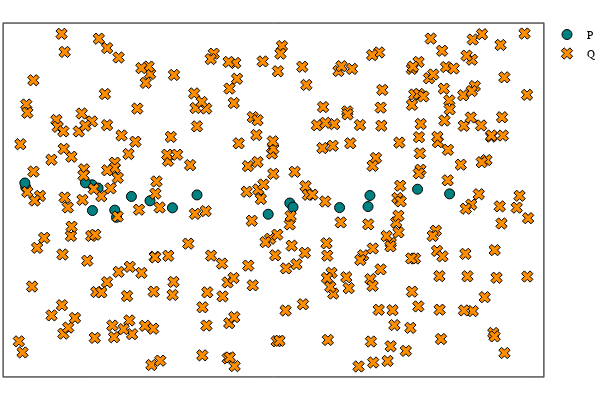

The notebook cell saved with this chart:
### Markdown cell above
Plot the points on a square torus. Assume that the sides of the squares have been identified to represent a torus

### Code cell
p = plot_P_Q(P, Q)

### Figure 1 — Plotly figure (JSON) as saved in the notebook; plotly's stock layout.template omitted (floating-point values rounded to 4 significant figures; data arrays with more than 128 entries replaced by an {"elided": "..."} marker saying what was removed)
{"data": [{"colorbar": {"title": ""}, "legendgroup": "P", "marker": {"color": "rgba(0, 129, 129, 1.000)", "line": {"color": "rgba(0, 0, 0, 1.000)", "width": 1}, "size": 10, "symbol": "circle"}, "mode": "markers", "name": "P", "showlegend": true, "type": "scatter", "x": [1.201, 0.9257, 0.12, 0.998, 1.628, 0.1093, 4.298, 2.199, 5.265, 0.8452, 4.876, 3.325, 0.9296, 3.063, 1.222, 1.901, 3.364, 1.403, 3.93, 4.275], "xaxis": "x1", "y": [2.954, 3.431, 3.386, 3.37, 3.13, 3.464, 3.23, 3.24, 3.26, 3.468, 3.348, 3.088, 2.947, 2.877, 2.82, 2.998, 3.011, 3.212, 3.002, 3.021], "yaxis": "y1", "zmax": null, "zmin": null}, {"colorbar": {"title": ""}, "legendgroup": "Q", "marker": {"color": "rgba(255, 141, 0, 1.000)", "line": {"color": "rgba(0, 0, 0, 1.000)", "width": 1}, "size": 10, "symbol": "x"}, "mode": "markers", "name": "Q", "showlegend": true, "type": "scatter", "x": {"elided": "300 float values"}, "xaxis": "x1", "y": {"elided": "300 float values"}, "yaxis": "y1", "zmax": null, "zmin": null}], "layout": {"annotations": [], "height": 400, "legend": {"bgcolor": "rgba(255, 255, 255, 1.000)", "bordercolor": "rgba(0, 0, 0, 1.000)", "font": {"color": "rgba(0, 0, 0, 1.000)", "family": "sans-serif", "size": 11}, "tracegroupgap": 0, "x": 1, "y": 1}, "margin": {"b": 20, "l": 0, "r": 0, "t": 20}, "paper_bgcolor": "rgba(255, 255, 255, 1.000)", "plot_bgcolor": "rgba(255, 255, 255, 1.000)", "showlegend": true, "width": 600, "xaxis": {"anchor": "y1", "domain": [0.006562, 0.9934], "gridcolor": "rgba(0, 0, 0, 0.100)", "gridwidth": 0.5, "linecolor": "rgba(0, 0, 0, 1.000)", "mirror": true, "range": [-0.1489, 6.404], "showgrid": true, "showline": true, "showticklabels": true, "tickangle": 0, "tickcolor": "rgb(0, 0, 0)", "tickfont": {"color": "rgba(0, 0, 0, 1.000)", "family": "sans-serif", "size": 11}, "tickmode": "array", "ticks": "inside", "ticktext": [], "tickvals": [], "title": "", "titlefont": {"color": "rgba(0, 0, 0, 1.000)", "family": "sans-serif", "size": 15}, "type": "-", "visible": true, "zeroline": false, "zerolinecolor": "rgba(0, 0, 0, 1.000)"}, "yaxis": {"anchor": "x1", "domain": [0.009843, 0.9902], "gridcolor": "rgba(0, 0, 0, 0.100)", "gridwidth": 0.5, "linecolor": "rgba(0, 0, 0, 1.000)", "mirror": true, "range": [-0.1751, 6.465], "showgrid": true, "showline": true, "showticklabels": true, "tickangle": 0, "tickcolor": "rgb(0, 0, 0)", "tickfont": {"color": "rgba(0, 0, 0, 1.000)", "family": "sans-serif", "size": 11}, "tickmode": "array", "ticks": "inside", "ticktext": [], "tickvals": [], "title": "", "titlefont": {"color": "rgba(0, 0, 0, 1.000)", "family": "sans-serif", "size": 15}, "type": "-", "visible": true, "zeroline": false, "zerolinecolor": "rgba(0, 0, 0, 1.000)"}}}
